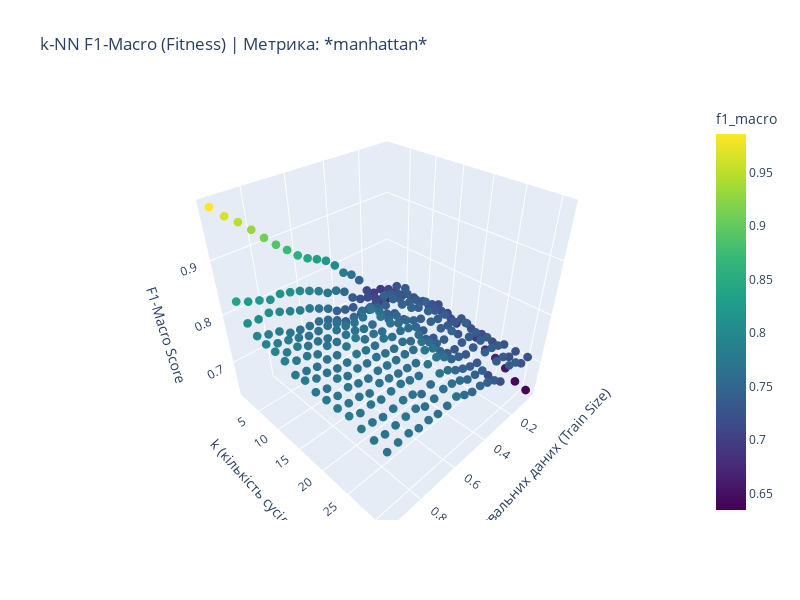
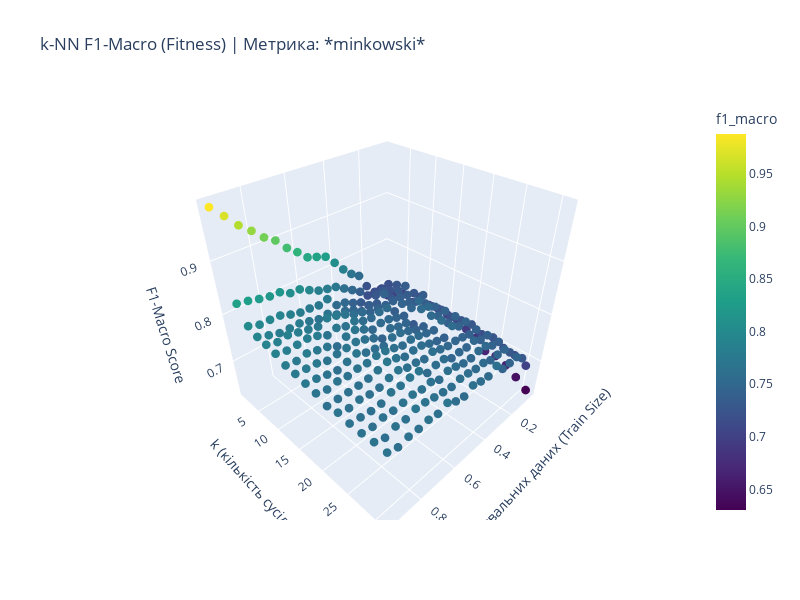
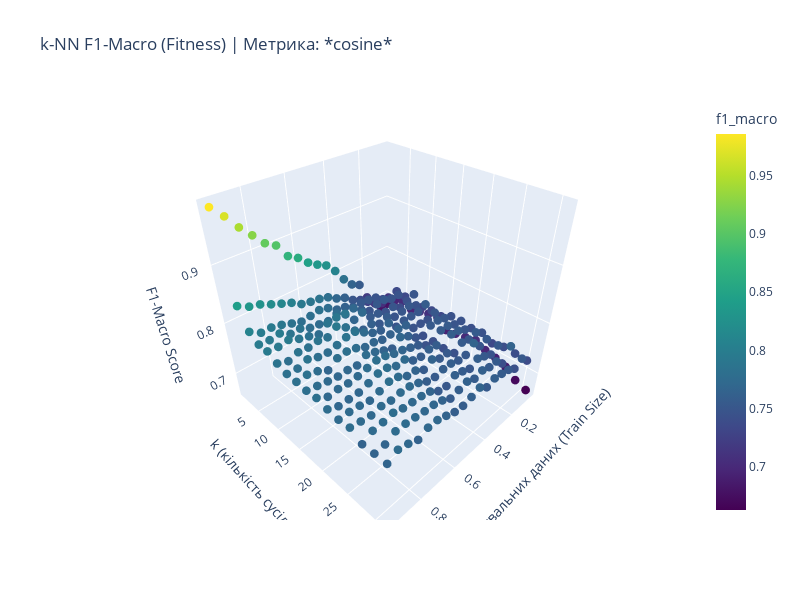
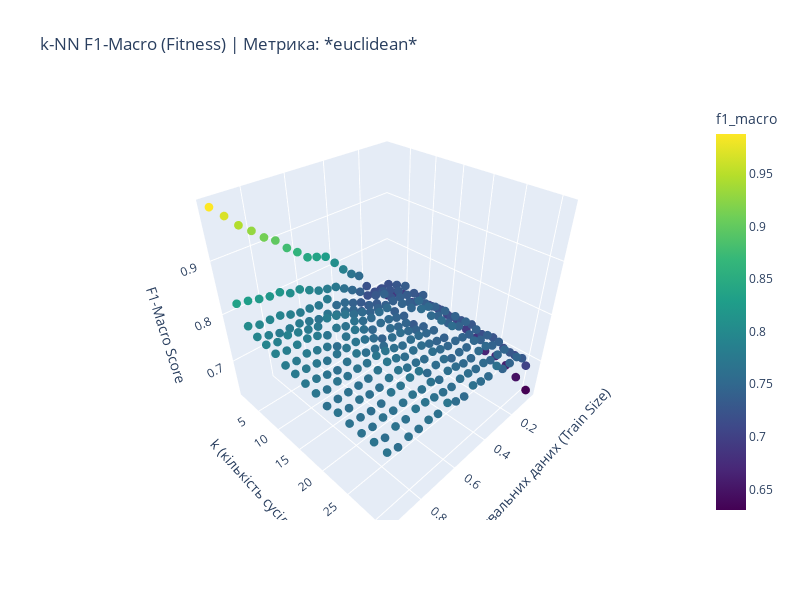

The code cell stored with these charts, in order, in its notebook:
### Code cell
print("\nВізуалізація 3D-графіків")

vis_df = pd.DataFrame(experiment_results, columns=['metric', 'train_data_portion', 'k', 'f1_macro'])

for metric in metrics_to_test:
    metric_data = vis_df[vis_df['metric'] == metric]
    
    fig = px.scatter_3d(
        metric_data, 
        x='train_data_portion',
        y='k', 
        z='f1_macro',
        title=f"k-NN F1-Macro (Fitness) | Метрика: *{metric}*",
        color="f1_macro",
        color_continuous_scale='Viridis',
        width=800, height=600
    )
    
    fig.update_layout(
        scene = dict(
            xaxis_title='Частка тренувальних даних (Train Size)', 
            yaxis_title='k (кількість сусідів)',
            zaxis_title='F1-Macro Score'
        )
    )
    fig.update_traces(marker=dict(size=3))
    fig.show()

### Figure 1 — Plotly figure (JSON) as saved in the notebook; plotly's stock layout.template omitted (floating-point values rounded to 4 significant figures; data arrays with more than 128 entries replaced by an {"elided": "..."} marker saying what was removed)
{"data": [{"hovertemplate": "train_data_portion=%{x}<br>k=%{y}<br>f1_macro=%{marker.color}<extra></extra>", "legendgroup": "", "marker": {"color": {"elided": "304 float values"}, "coloraxis": "coloraxis", "size": 3, "symbol": "circle"}, "mode": "markers", "name": "", "scene": "scene", "showlegend": false, "type": "scatter3d", "x": {"elided": "304 float values"}, "y": {"elided": "304 int values"}, "z": {"elided": "304 float values"}}], "layout": {"coloraxis": {"colorbar": {"title": {"text": "f1_macro"}}, "colorscale": [[0, "#440154"], [0.1111, "#482878"], [0.2222, "#3e4989"], [0.3333, "#31688e"], [0.4444, "#26828e"], [0.5556, "#1f9e89"], [0.6667, "#35b779"], [0.7778, "#6ece58"], [0.8889, "#b5de2b"], [1, "#fde725"]]}, "height": 600, "legend": {"tracegroupgap": 0}, "scene": {"domain": {"x": [0, 1], "y": [0, 1]}, "xaxis": {"title": {"text": "Частка тренувальних даних (Train Size)"}}, "yaxis": {"title": {"text": "k (кількість сусідів)"}}, "zaxis": {"title": {"text": "F1-Macro Score"}}}, "title": {"text": "k-NN F1-Macro (Fitness) | Метрика: *manhattan*"}, "width": 800}}

### Figure 2 — Plotly figure (JSON) as saved in the notebook; plotly's stock layout.template omitted (floating-point values rounded to 4 significant figures; data arrays with more than 128 entries replaced by an {"elided": "..."} marker saying what was removed)
{"data": [{"hovertemplate": "train_data_portion=%{x}<br>k=%{y}<br>f1_macro=%{marker.color}<extra></extra>", "legendgroup": "", "marker": {"color": {"elided": "304 float values"}, "coloraxis": "coloraxis", "size": 3, "symbol": "circle"}, "mode": "markers", "name": "", "scene": "scene", "showlegend": false, "type": "scatter3d", "x": {"elided": "304 float values"}, "y": {"elided": "304 int values"}, "z": {"elided": "304 float values"}}], "layout": {"coloraxis": {"colorbar": {"title": {"text": "f1_macro"}}, "colorscale": [[0, "#440154"], [0.1111, "#482878"], [0.2222, "#3e4989"], [0.3333, "#31688e"], [0.4444, "#26828e"], [0.5556, "#1f9e89"], [0.6667, "#35b779"], [0.7778, "#6ece58"], [0.8889, "#b5de2b"], [1, "#fde725"]]}, "height": 600, "legend": {"tracegroupgap": 0}, "scene": {"domain": {"x": [0, 1], "y": [0, 1]}, "xaxis": {"title": {"text": "Частка тренувальних даних (Train Size)"}}, "yaxis": {"title": {"text": "k (кількість сусідів)"}}, "zaxis": {"title": {"text": "F1-Macro Score"}}}, "title": {"text": "k-NN F1-Macro (Fitness) | Метрика: *minkowski*"}, "width": 800}}

### Figure 3 — Plotly figure (JSON) as saved in the notebook; plotly's stock layout.template omitted (floating-point values rounded to 4 significant figures; data arrays with more than 128 entries replaced by an {"elided": "..."} marker saying what was removed)
{"data": [{"hovertemplate": "train_data_portion=%{x}<br>k=%{y}<br>f1_macro=%{marker.color}<extra></extra>", "legendgroup": "", "marker": {"color": {"elided": "304 float values"}, "coloraxis": "coloraxis", "size": 3, "symbol": "circle"}, "mode": "markers", "name": "", "scene": "scene", "showlegend": false, "type": "scatter3d", "x": {"elided": "304 float values"}, "y": {"elided": "304 int values"}, "z": {"elided": "304 float values"}}], "layout": {"coloraxis": {"colorbar": {"title": {"text": "f1_macro"}}, "colorscale": [[0, "#440154"], [0.1111, "#482878"], [0.2222, "#3e4989"], [0.3333, "#31688e"], [0.4444, "#26828e"], [0.5556, "#1f9e89"], [0.6667, "#35b779"], [0.7778, "#6ece58"], [0.8889, "#b5de2b"], [1, "#fde725"]]}, "height": 600, "legend": {"tracegroupgap": 0}, "scene": {"domain": {"x": [0, 1], "y": [0, 1]}, "xaxis": {"title": {"text": "Частка тренувальних даних (Train Size)"}}, "yaxis": {"title": {"text": "k (кількість сусідів)"}}, "zaxis": {"title": {"text": "F1-Macro Score"}}}, "title": {"text": "k-NN F1-Macro (Fitness) | Метрика: *cosine*"}, "width": 800}}

### Figure 4 — Plotly figure (JSON) as saved in the notebook; plotly's stock layout.template omitted (floating-point values rounded to 4 significant figures; data arrays with more than 128 entries replaced by an {"elided": "..."} marker saying what was removed)
{"data": [{"hovertemplate": "train_data_portion=%{x}<br>k=%{y}<br>f1_macro=%{marker.color}<extra></extra>", "legendgroup": "", "marker": {"color": {"elided": "304 float values"}, "coloraxis": "coloraxis", "size": 3, "symbol": "circle"}, "mode": "markers", "name": "", "scene": "scene", "showlegend": false, "type": "scatter3d", "x": {"elided": "304 float values"}, "y": {"elided": "304 int values"}, "z": {"elided": "304 float values"}}], "layout": {"coloraxis": {"colorbar": {"title": {"text": "f1_macro"}}, "colorscale": [[0, "#440154"], [0.1111, "#482878"], [0.2222, "#3e4989"], [0.3333, "#31688e"], [0.4444, "#26828e"], [0.5556, "#1f9e89"], [0.6667, "#35b779"], [0.7778, "#6ece58"], [0.8889, "#b5de2b"], [1, "#fde725"]]}, "height": 600, "legend": {"tracegroupgap": 0}, "scene": {"domain": {"x": [0, 1], "y": [0, 1]}, "xaxis": {"title": {"text": "Частка тренувальних даних (Train Size)"}}, "yaxis": {"title": {"text": "k (кількість сусідів)"}}, "zaxis": {"title": {"text": "F1-Macro Score"}}}, "title": {"text": "k-NN F1-Macro (Fitness) | Метрика: *euclidean*"}, "width": 800}}
